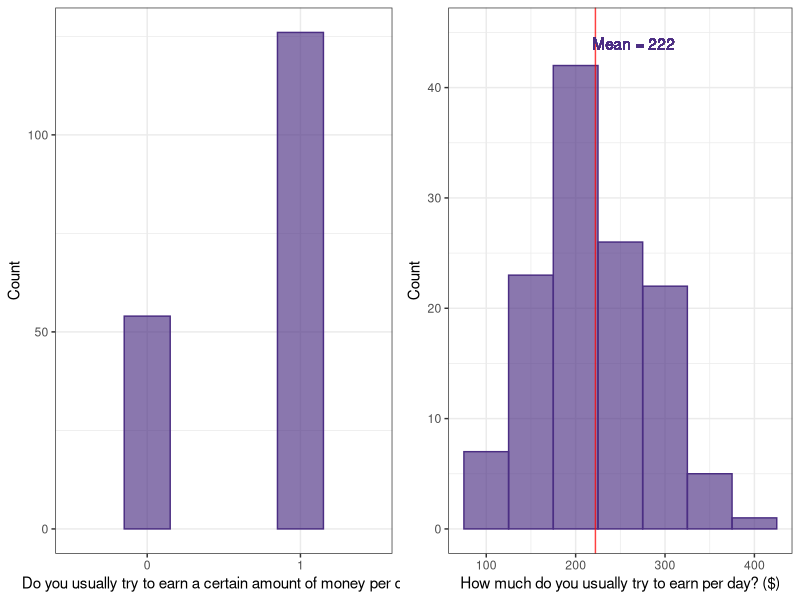
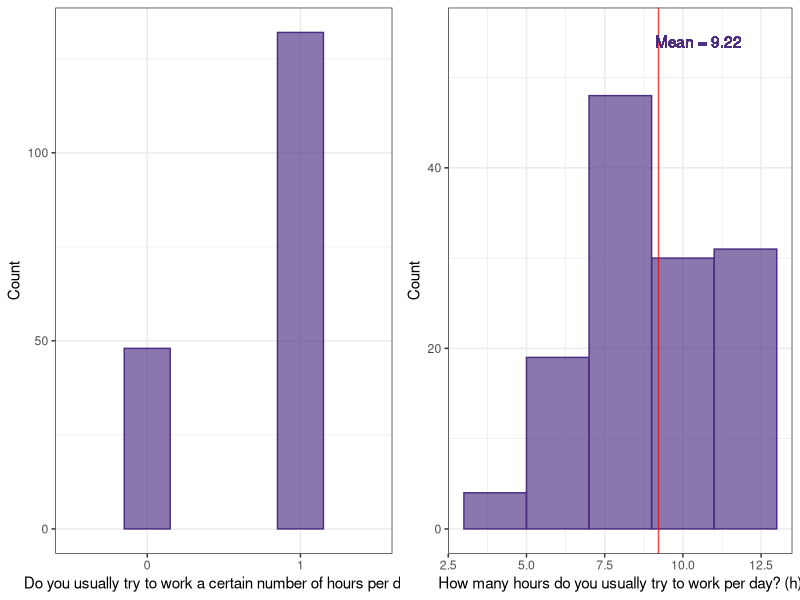
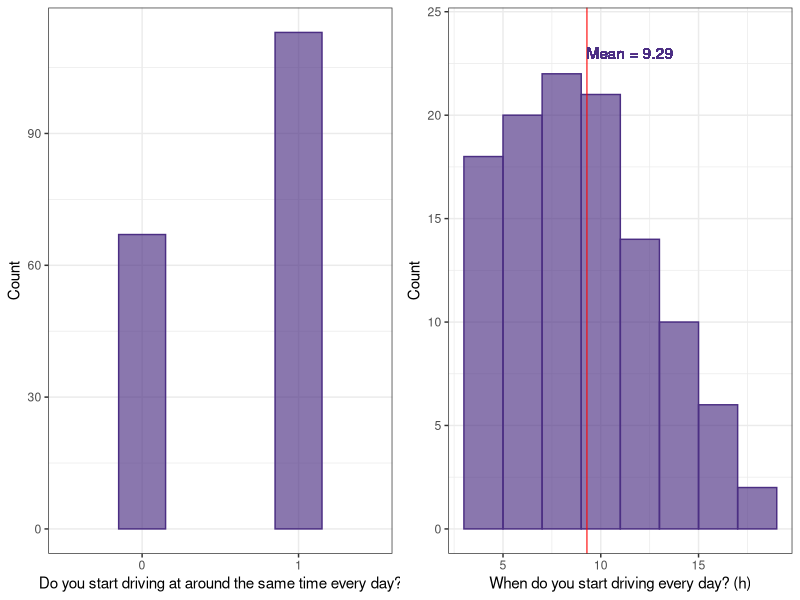
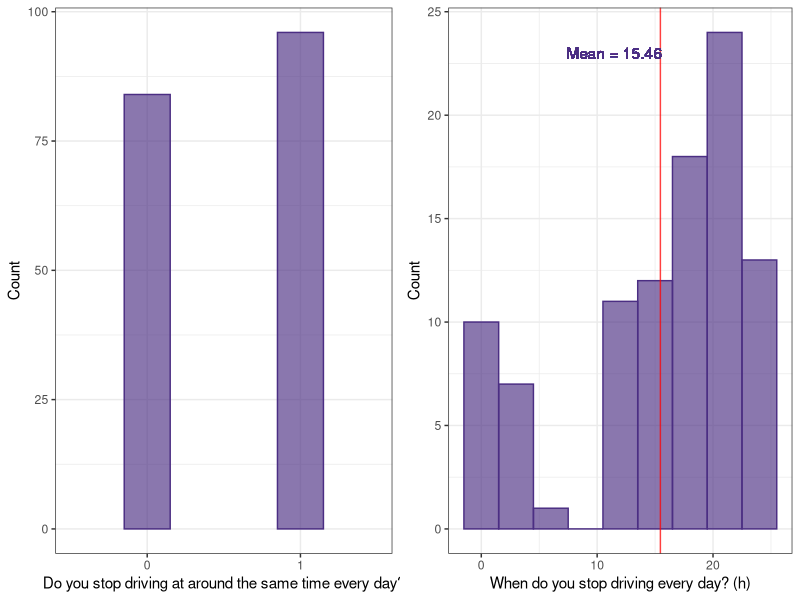

Reproduce these figures in R, in order.
## ---- chunk 1
knitr::opts_chunk$set(echo = TRUE)
## ---- chunk 2
library(MASS)
library(ggplot2)
library(psych)
library(dplyr)
library(car)
library(tidyverse)
library(ggpubr)
library(tidyr)
library(gridExtra)
## ---- chunk 3
setwd("/Users/tuyuanjie/Documents/2021Summer/Driverdata")

WideData <- read.csv("widedata1.csv", header = TRUE, sep = ",", stringsAsFactors = FALSE)

## ---- chunk 4
## attention check
WideData <- filter(WideData, ATTENTION == "N4")

## hhincome >= individual income
WideData <- filter(WideData, HHINCOME >= INDVINCOME)
## ---- chunk 5
## only choose respondents from the airport
WideData <- filter(WideData, SOURCE == 3)

## filter out respondents who do not want to give the number (in the survey  < 18)
WideData <- filter(WideData, AGE >= 18)

## filter out respondents who do not want to give the number (in the survey recorded as 10)
WideData <- filter(WideData, INDVINCOME < 10)

WideData <- WideData[complete.cases(WideData$WKHOURS.YN),]

## Age ==> categorical
WideData <- WideData %>% mutate(AGE = ifelse(AGE >= 65, 2,
                                              ifelse(AGE >= 40, 1, 0)))

## Education ==> categorical
WideData <- WideData %>% mutate(EDU = ifelse(EDU == 1, 0,
                                             ifelse(EDU == 2, 1,
                                                ifelse(EDU %in% c(3,4,5,8), 2, 3))))

## Ridehailing company
WideData$COMP_Uber[is.na(WideData$COMP_Uber)] <- 0
WideData$COMP_Lyft[is.na(WideData$COMP_Lyft)] <- 0


## Income ==> dummy
WideData <- WideData %>% mutate(POVERTY = ifelse(HHINCOME < 9, 0,1))

## Employment status ==> categorical
WideData$EMPL <- WideData$EMPL - 1

## filter out non-binary gender since too few
WideData <- filter(WideData, GENDER != 2)

## filter out people who choose "prefer not to answer"
WideData <- filter(WideData, EMPL %in% c(0,1,2))

## filter out people who completed no trips last week
WideData <- filter(WideData, WEEK.TRIPS!=0)

## calculate trip rejection rate
WideData$rjrate <- WideData$WEEK.TRIPS.RJ/(WideData$WEEK.TRIPS + WideData$WEEK.TRIPS.RJ)*100

## make ID categorical
WideData$ID <- as.numeric(as.factor(WideData$USERID))

WideData <- WideData %>% mutate(COMP = ifelse(COMP_Uber == 1 & COMP_Lyft == 0, 0,
                                             ifelse(COMP_Uber == 0 & COMP_Lyft == 1, 1, 2)))

WideData$WKHOURS[WideData$WKHOURS == ""] <- 0

WideData$TGINCOME[is.na(WideData$TGINCOME)] <- 0

WideData$TGINCOME[is.na(WideData$TGINCOME)] <- 0

## ---- chunk 6
describe(WideData)
## ---- chunk 7
## Describe target income
t1 <- filter(WideData, TGINCOME.YN == 1)
DESP_TGINCOME <- describe(t1$TGINCOME)

WideData$TGINCOME.YN <- as.factor(WideData$TGINCOME.YN)

s0 <- ggplot(data=WideData, aes(TGINCOME.YN)) + 
  geom_bar(fill="#4b2e83", color="#4b2e83", alpha=0.65, width = 0.3) + 
  xlab("Do you usually try to earn a certain amount of money per day?") + 
  ylab("Count") + 
  theme_bw()

s1 <- ggplot(data=t1, aes(TGINCOME)) + 
  geom_histogram(fill="#4b2e83", color="#4b2e83", alpha=0.65, binwidth = 50) + 
  geom_vline(xintercept = DESP_TGINCOME$mean, color = "red", alpha = 0.75) + 
  geom_text(aes(x=265, label="Mean = 222", y=44), colour="#4b2e83", alpha = 0.8) + 
  ylim(0, 45) + 
  xlab("How much do you usually try to earn per day? ($)") + 
  ylab("Count") + 
  theme_bw()

grid.arrange(s0, s1, nrow =1)
## ---- chunk 8
## Describe target income
WideData$WKHOURS <- as.numeric(WideData$WKHOURS)
t0 <- filter(WideData, WKHOURS.YN == 1)

DESP_WKHOURS <- describe(t0$WKHOURS)

WideData$WKHOURS.YN <- as.factor(WideData$WKHOURS.YN)

s7 <- ggplot(data=WideData, aes(WKHOURS.YN)) + 
  geom_bar(fill="#4b2e83", color="#4b2e83", alpha=0.65, width = 0.3) + 
  xlab("Do you usually try to work a certain number of hours per day?") + 
  ylab("Count") + 
  theme_bw()

s8 <- ggplot(data=t0, aes(WKHOURS)) + 
  geom_histogram(fill="#4b2e83", color="#4b2e83", alpha=0.65, binwidth = 2) + 
  geom_vline(xintercept = DESP_WKHOURS$mean, color = "red", alpha = 0.75) + 
  geom_text(aes(x=10.5, label="Mean = 9.22", y=54), colour="#4b2e83", alpha = 0.8) + 
  ylim(0, 55) + 
  xlab("How many hours do you usually try to work per day? (h)") + 
  ylab("Count") + 
  theme_bw()

grid.arrange(s7, s8, nrow =1)
## ---- chunk 9
## Describe start times
t2 <- filter(WideData, STARTTIME.YN == 1)
DESP1 <- describe(t2$STARTTIME)

WideData$STARTTIME.YN <- as.factor(WideData$STARTTIME.YN)

s3 <- ggplot(data=WideData, aes(STARTTIME.YN)) + 
  geom_bar(fill="#4b2e83", color="#4b2e83", alpha=0.65, width = 0.3) + 
  xlab("Do you start driving at around the same time every day?") + 
  ylab("Count") + 
  theme_bw()

s4 <- ggplot(data=t2, aes(STARTTIME)) + 
  geom_histogram(fill="#4b2e83", color="#4b2e83", alpha=0.65, binwidth = 2) + 
  geom_vline(xintercept = DESP1$mean, color = "red", alpha = 0.75) + 
  geom_text(aes(x=11.5, label="Mean = 9.29", y=23), colour="#4b2e83", alpha = 0.8) + 
  ylim(0, 24) + 
  xlab("When do you start driving every day? (h)") + 
  ylab("Count") + 
  theme_bw()

grid.arrange(s3, s4, nrow =1)
## ---- chunk 10
## Describe stop times
t3 <- filter(WideData, STOPTIME.YN == 1)
DESP2 <- describe(t3$STOPTIME)

WideData$STOPTIME.YN <- as.factor(WideData$STOPTIME.YN)

s5 <- ggplot(data=WideData, aes(STOPTIME.YN)) + 
  geom_bar(fill="#4b2e83", color="#4b2e83", alpha=0.65, width = 0.3) + 
  xlab("Do you stop driving at around the same time every day?") + 
  ylab("Count") + 
  theme_bw()

s6 <- ggplot(data=t3, aes(STOPTIME)) + 
  geom_histogram(fill="#4b2e83", color="#4b2e83", alpha=0.65, binwidth = 3) + 
  geom_vline(xintercept = DESP2$mean, color = "red", alpha = 0.75) + 
  geom_text(aes(x=11.5, label="Mean = 15.46", y=23), colour="#4b2e83", alpha = 0.8) + 
  ##ylim(0, 24) + 
  xlab("When do you stop driving every day? (h)") + 
  ylab("Count") + 
  theme_bw()

grid.arrange(s5, s6, nrow =1)
